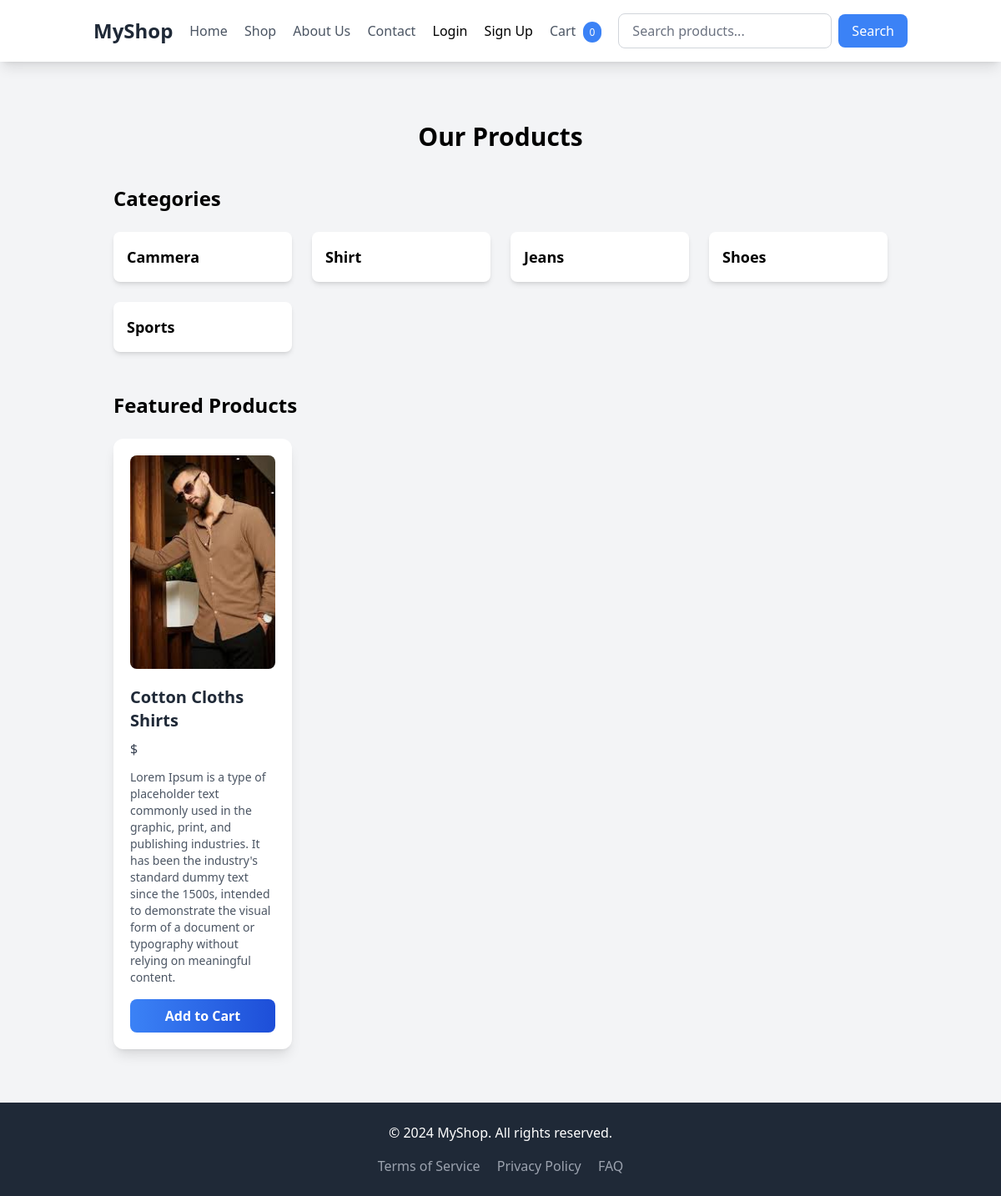
Screenshot of /3/ with the database file from the repository.
### ecommerceApp/models.py (models this page shows, shortened)
class Category(models.Model):
    name = models.CharField(max_length=100)

class Product(models.Model):
    name = models.CharField(max_length=100)
    description = models.TextField()
    price = models.DecimalField(max_digits=10, decimal_places=2)
    category = models.ForeignKey(Category, related_name='products', on_delete=models.CASCADE)
    image = models.ImageField(upload_to='products/', blank=True, null=True)

### ecommerceApp/views.py (the view)
# urls.py: path('<int:category_id>/', views.category_products, name='category_products'),  # View by category
def category_products(request,category_id=None):
    if category_id:
        category = Category.objects.filter(id = category_id).first()
        products = Product.objects.filter(category =  category)
    categories = Category.objects.all()
    return render(
        request,'index.html',
        {
        'category': category,
        'categories': categories,
        'products': products,
        }
    )

### templates/index.html (shortened to what this page needs)
  {% extends 'base.html' %}
  {% block content %}
    <header class=" text-black py-4">
      <h1 class="text-center text-3xl font-bold">Our Products</h1>
    </header>
    <section class="p-6">
      <div class="container select-none mx-auto">
        <h2 class="text-2xl font-semibold mb-6">Categories</h2>
        <div class="grid grid-cols-1 sm:grid-cols-2 md:grid-cols-3 lg:grid-cols-4 gap-6">
        {% for category in categories %}
          <div class="bg-white rounded-lg cursor-pointer  shadow-md p-4">
            <a  href="{% url 'category_products' category.id %}" class="text-lg font-semibold mb-2">{{ category.name }}</a>
          </div>
        {% endfor %}
        </div>
      </div>
    </section>
    <section class="p-6">
      <div class="container mx-auto">
        <h2 class="text-2xl font-semibold mb-6">Featured Products {{hello}}</h2>
        <div class="grid grid-cols-1 sm:grid-cols-2 md:grid-cols-3 lg:grid-cols-4 gap-6">
          {%for product in products%}
          <div class="bg-white rounded-xl shadow-lg hover:shadow-2xl transition-shadow duration-300 p-5 object-cover transform ">
            <img src="{{ product.image.url }}" alt="Product" class="w-full h-64 object-cover rounded-lg mb-5">
            <h3 class="text-xl font-semibold text-gray-800 mb-2">{{ product.name }}</h3>
            <p class="text-gray-700 font-medium mb-3">${{ product.prize }}</p>
            <p class="text-gray-600 text-sm mb-4">{{ product.description }}</p>
            <button  class="w-full bg-gradient-to-r from-blue-500 to-blue-700 hover:from-blue-600 hover:to-blue-800 text-white font-semibold py-2 rounded-lg transition-colors duration-200">
                <a href="{% url 'add_to_cart' product.id%}">Add to Cart</a>
            </button>
        </div>
          {%endfor%}
        </div>
      </div>
    </section>
  {% endblock %}

### rows the page displays
Category: name "Cammera"
Category: name "Shirt"
Category: name "Jeans"
Category: name "Shoes"
Category: name "Sports"
Product: image (picture), name "Cotton Cloths Shirts", description "Lorem Ipsum is a type of placeholder text commonly used in the graphic, print, and publishing industries. It has been the industry's standard dummy text since the 1500s, intended to demonstrate the visual form of a document or typography without relying on meaningful content."
